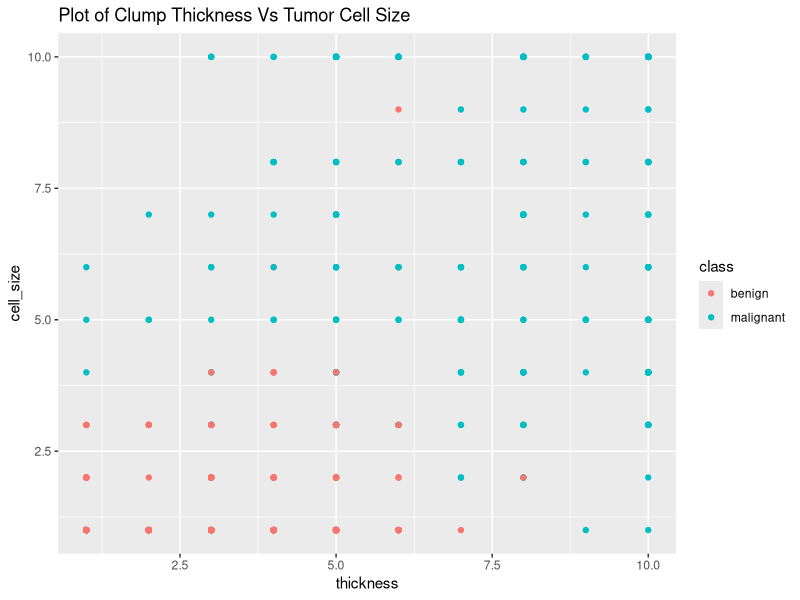

R code for this plot:
## ---- chunk 1
knitr::opts_chunk$set(echo = TRUE)
library(MASS)
class(biopsy)

library(dplyr)
## ---- chunk 2
#loading the dplyr library
library(dplyr)

#loading data from MASS:biopsy
library(MASS)
class(biopsy)
## ---- chunk 3
#glimpse is a part of the dplyr package
glimpse(biopsy)

head(biopsy)
## ---- chunk 4
# Converting a df to a tibble
biopsy<-tbl_df(biopsy)
biopsy
## ---- chunk 5
# Number of missing values in each column in the data frame
colSums(is.na(biopsy))
## ---- chunk 6
#change all the NAs to mean of the column
biopsy$V6[is.na(biopsy$V6)] <- mean(biopsy$V6, na.rm = TRUE)
colSums(is.na(biopsy))
## ---- chunk 7
rename(biopsy,thickness=V1,cell_size=V2,cell_shape=V3,marg_adhesion=V4,epithelial_cell_size=V5,bare_nuclei=V6,chromatin=V7,norm_nucleoli=V8,mitoses=V9)
## ---- chunk 8
#saving the rename function output
biopsy_n<-rename(biopsy,thickness=V1,cell_size=V2,cell_shape=V3,marg_adhesion=V4,epithelial_cell_size=V5,bare_nuclei=V6,chromatin=V7,norm_nucleoli=V8,mitoses=V9)

head(biopsy_n,5)
## ---- chunk 9
#selecting all except the columns chromatin and mitoses
biopsy_new<-select(biopsy_n,-chromatin,-mitoses)

head(biopsy_new,5)
## ---- chunk 10
#normalize the bare nuclei values 
maximum_bare_nuclei<-max(biopsy_new$bare_nuclei,na.rm=TRUE)
biopsy_new<-mutate(biopsy_new,bare_nuclei=bare_nuclei/maximum_bare_nuclei)

head(biopsy_new,5)
## ---- chunk 11
library(ggplot2)

ggplot(biopsy_new)+
  geom_point(aes(x=thickness,y=cell_size,color=class))+
  ggtitle("Plot of Clump Thickness Vs Tumor Cell Size")

## ---- chunk 12
#normalize the bare nuclei values 
biopsy_new<-filter(biopsy_new,thickness>5.5)

head(biopsy_new,5)
## ---- chunk 13
#arrange in the order of V2:cell size
arrange(biopsy_new,cell_size)
## ---- chunk 14
#arrange in the order of V2:cell size in decreasing order
arrange(biopsy_new,desc(cell_size))
## ---- chunk 15
#arrange in the order of V2:cell size
biopsy_new<-arrange(biopsy_new,desc(cell_size),desc(cell_shape),ID)

head(biopsy_new,5)
## ---- chunk 16
biopsy_grouped<-group_by(biopsy_new,class)
summarize(biopsy_grouped,max(thickness),mean(cell_size),var(norm_nucleoli))
## ---- chunk 17
biopsy_grouped<-biopsy_new %>% group_by(class) %>% summarize(max(thickness),mean(cell_size),var(norm_nucleoli))

head(biopsy_grouped)
## ---- chunk 18
# Messy Data
head(biopsy_new,5)
## ---- chunk 19
#Tidy Data
library(tidyr)
tidy_df <- biopsy_new %>% gather(key = "Tumor_Attributes", value = "Score", -ID, -class)

tidy_df
